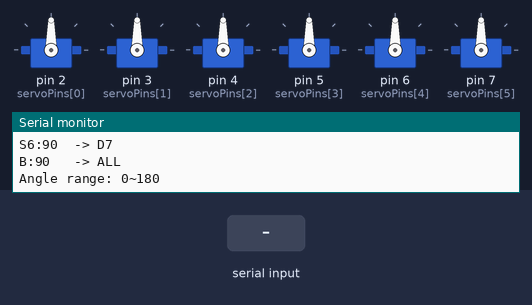
Recording of a sketch running on a simulated Arduino Uno, built with avr-gcc and run on an emulated ATmega328P. Shown: 6 × servo, the last lines printed to the serial monitor. Inputs (shaded band) come from the test bench.

Above: at 1.2 s.
1.3 s: "B:\n" received over Serial
At 1.9 s:
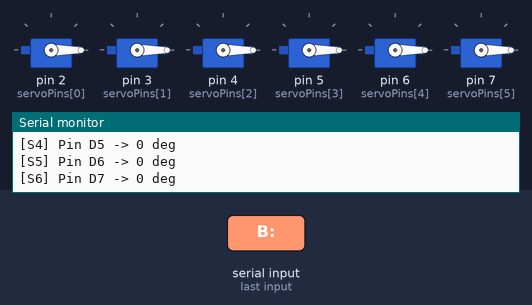
2.8 s: "B:90\n" received over Serial
At 3.3 s:
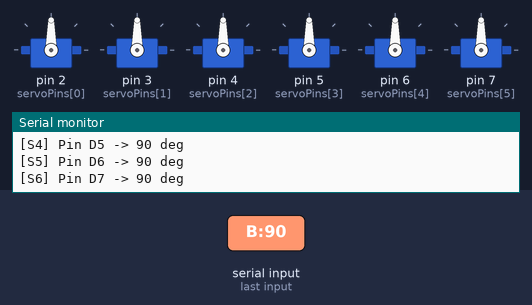
4.3 s: "B:,45\n" received over Serial
At 5.4 s:
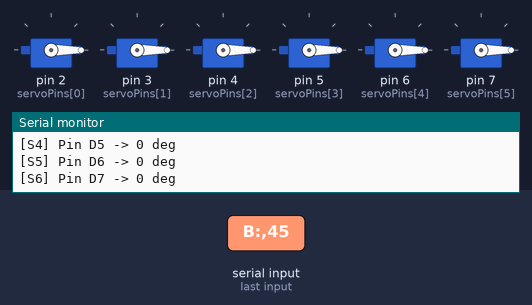
Timing chart, 0 to 7.3 s (numbered marks = the images above; inputs shaded):
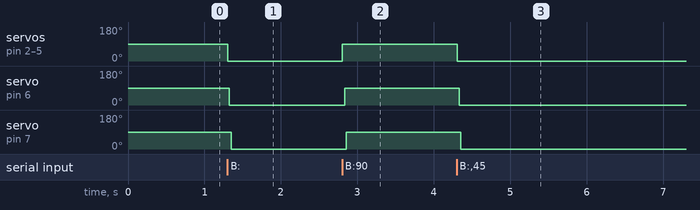

Measured:
- after the input at 1.3 s, servo on pin 2 (servoPins[0]), servo on pin 3 (servoPins[1]), servo on pin 4 (servoPins[2]), servo on pin 5 (servoPins[3]), servo on pin 6 (servoPins[4]): 90° → 0° at once; servo on pin 7 (servoPins[5]): 90° → 0° after 0.05 s
- after the input at 2.8 s, servo on pin 2 (servoPins[0]), servo on pin 3 (servoPins[1]), servo on pin 4 (servoPins[2]), servo on pin 5 (servoPins[3]), servo on pin 6 (servoPins[4]): 0° → 90° at once; servo on pin 7 (servoPins[5]): 0° → 90° after 0.06 s
- after the input at 4.3 s, servo on pin 2 (servoPins[0]), servo on pin 3 (servoPins[1]), servo on pin 4 (servoPins[2]), servo on pin 5 (servoPins[3]), servo on pin 6 (servoPins[4]): 90° → 0° at once; servo on pin 7 (servoPins[5]): 90° → 0° after 0.05 s

The sketch:

servo_setup.ino
```cpp
#include <Servo.h>

Servo servos[6];

// D2 ~ D7
const byte servoPins[6] = {2, 3, 4, 5, 6, 7};

// 현재 각도 저장
int angles[6] = {90, 90, 90, 90, 90, 90};

String inputBuffer;

void setup() {
  Serial.begin(9600);

  // 서보 초기화
  for (int i = 0; i < 6; i++) {
    servos[i].attach(servoPins[i]);
    servos[i].write(angles[i]);
  }

  Serial.println(F("===== Servo Test ====="));
  Serial.println(F("S1:90  -> D2"));
  Serial.println(F("S2:90  -> D3"));
  Serial.println(F("S3:90  -> D4"));
  Serial.println(F("S4:90  -> D5"));
  Serial.println(F("S5:90  -> D6"));
  Serial.println(F("S6:90  -> D7"));
  Serial.println(F("B:90   -> ALL"));
  Serial.println(F("Angle range: 0~180"));
}

void loop() {
  while (Serial.available() > 0) {
    char c = Serial.read();

    if (c == '\n' || c == '\r') {
      if (inputBuffer.length() > 0) {
        handleCommand(inputBuffer);
        inputBuffer = "";
      }
    }
    else {
      inputBuffer += c;

      if (inputBuffer.length() > 50) {
        inputBuffer = "";
        Serial.println(F("Error: Command too long"));
      }
    }
  }
}

void handleCommand(String cmd) {
  cmd.trim();
  cmd.toUpperCase();

  // 전체 서보 제어
  if (cmd.startsWith("B:")) {
    int angle = parseAngle(cmd.substring(2));

    for (int i = 0; i < 6; i++) {
      moveServo(i + 1, angle);
    }
    return;
  }

  // S1~S6 처리
  for (int i = 1; i <= 6; i++) {
    String prefix = "S" + String(i) + ":";

    if (cmd.startsWith(prefix)) {
      int angle = parseAngle(cmd.substring(prefix.length()));
      moveServo(i, angle);
      return;
    }
  }

  Serial.print(F("Unknown command: "));
  Serial.println(cmd);
}

int parseAngle(String s) {
  s.trim();

  int val = s.toInt();

  if (val < 0) val = 0;
  if (val > 180) val = 180;

  return val;
}

void moveServo(uint8_t which, int angle) {
  if (which < 1 || which > 6) return;

  int idx = which - 1;

  angles[idx] = angle;
  servos[idx].write(angle);

  Serial.print(F("[S"));
  Serial.print(which);
  Serial.print(F("] Pin D"));
  Serial.print(servoPins[idx]);
  Serial.print(F(" -> "));
  Serial.print(angle);
  Serial.println(F(" deg"));
}
```
